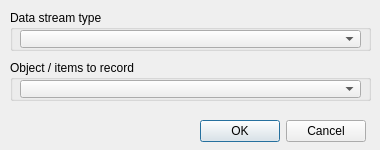
<?xml version="1.0" encoding="UTF-8"?>
<ui version="4.0">
 <class>CQDlgDataStreamSelection</class>
 <widget class="QDialog" name="CQDlgDataStreamSelection">
  <property name="geometry">
   <rect>
    <x>0</x>
    <y>0</y>
    <width>380</width>
    <height>150</height>
   </rect>
  </property>
  <property name="windowTitle">
   <string>New Data Stream Selection</string>
  </property>
  <property name="locale">
   <locale language="English" country="UnitedStates"/>
  </property>
  <widget class="QGroupBox" name="groupBox">
   <property name="geometry">
    <rect>
     <x>10</x>
     <y>10</y>
     <width>361</width>
     <height>41</height>
    </rect>
   </property>
   <property name="title">
    <string>Data stream type</string>
   </property>
   <property name="flat">
    <bool>true</bool>
   </property>
   <widget class="QComboBox" name="qqTypeCombo">
    <property name="geometry">
     <rect>
      <x>10</x>
      <y>20</y>
      <width>341</width>
      <height>18</height>
     </rect>
    </property>
    <property name="maxVisibleItems">
     <number>30</number>
    </property>
   </widget>
  </widget>
  <widget class="QGroupBox" name="groupBox_2">
   <property name="geometry">
    <rect>
     <x>10</x>
     <y>60</y>
     <width>361</width>
     <height>41</height>
    </rect>
   </property>
   <property name="title">
    <string>Object / items to record</string>
   </property>
   <property name="flat">
    <bool>true</bool>
   </property>
   <widget class="QComboBox" name="qqItemCombo">
    <property name="geometry">
     <rect>
      <x>10</x>
      <y>20</y>
      <width>341</width>
      <height>18</height>
     </rect>
    </property>
    <property name="maxVisibleItems">
     <number>30</number>
    </property>
   </widget>
  </widget>
  <widget class="QDialogButtonBox" name="qqOkCancel">
   <property name="geometry">
    <rect>
     <x>15</x>
     <y>115</y>
     <width>351</width>
     <height>32</height>
    </rect>
   </property>
   <property name="standardButtons">
    <set>QDialogButtonBox::Cancel|QDialogButtonBox::Ok</set>
   </property>
  </widget>
 </widget>
 <tabstops>
  <tabstop>qqTypeCombo</tabstop>
  <tabstop>qqItemCombo</tabstop>
  <tabstop>qqOkCancel</tabstop>
 </tabstops>
 <resources/>
 <connections/>
</ui>
